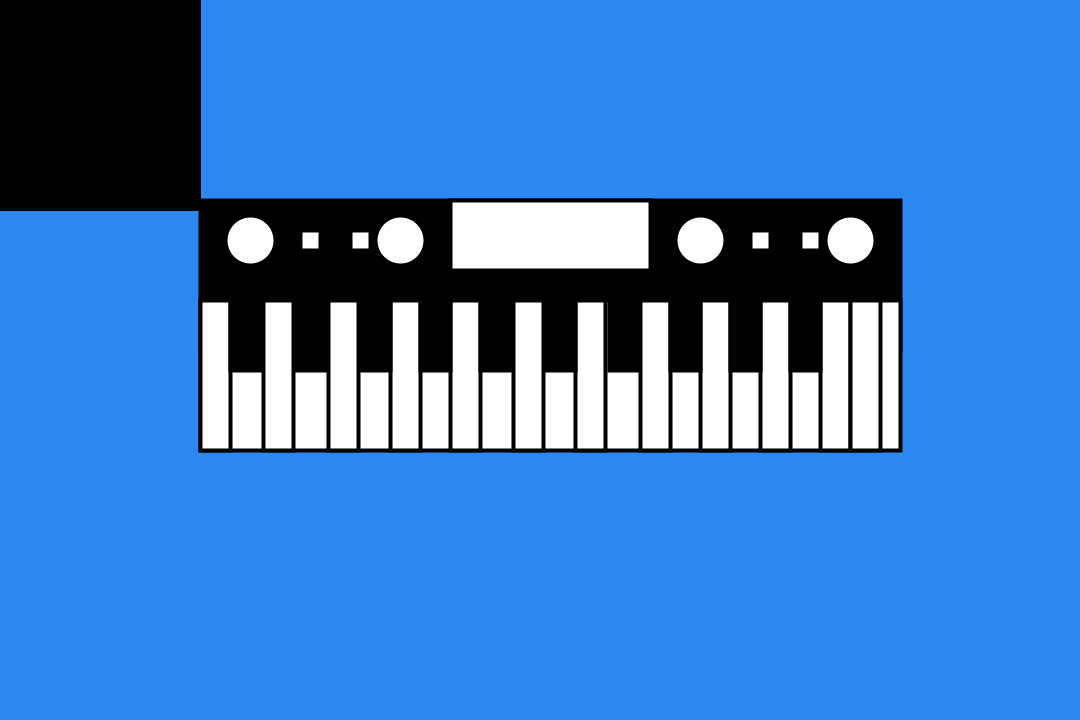
Frame 1 (no input)
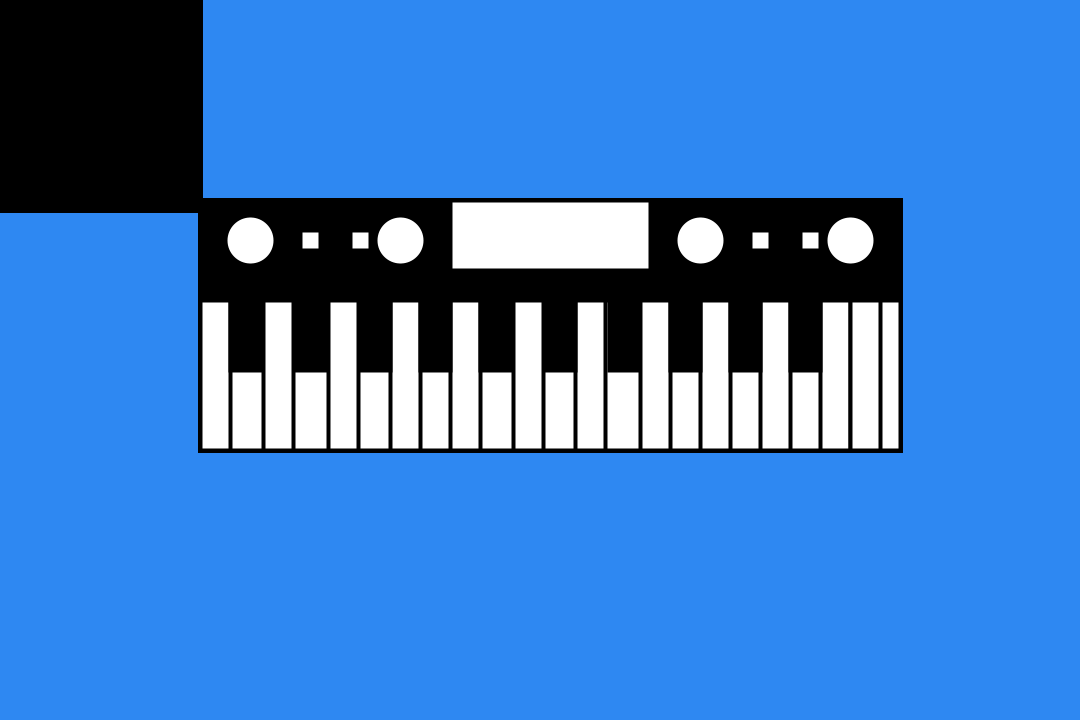
Frame 60 (the mouse pressed at the canvas centre just before this capture)
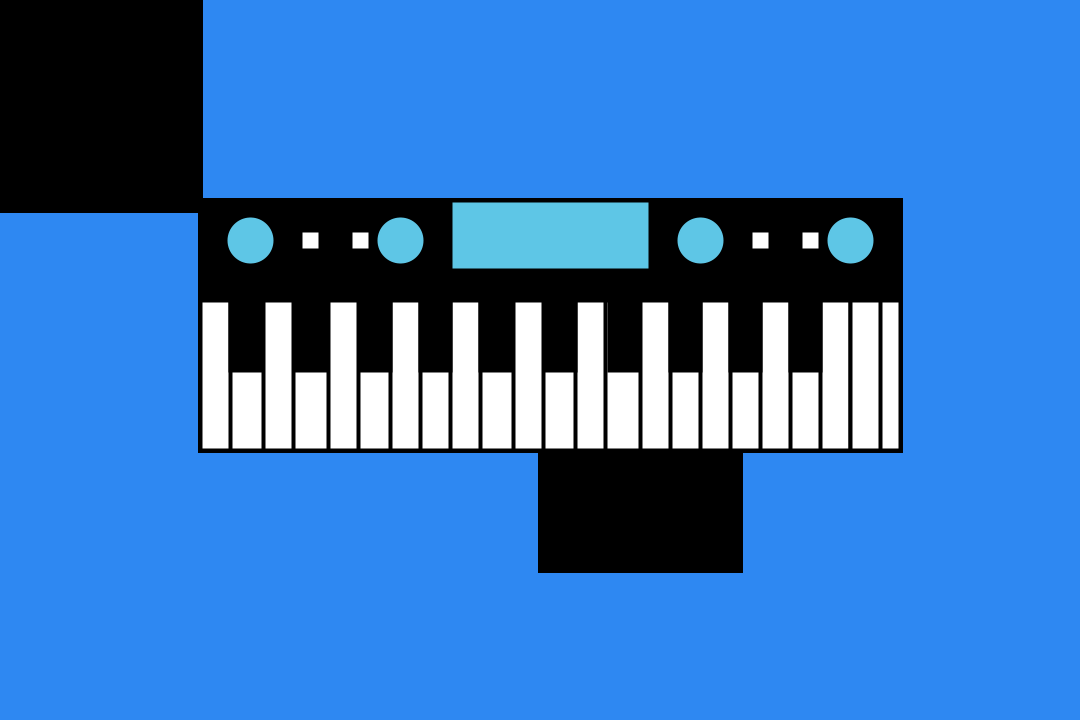
Frame 120 (the mouse held since frame 60 and released just before this capture)

The Processing sketch that drew these frames (run headless with seeded random() and noise(); from frame 60 on, the mouse is pressed at the canvas centre):

// Processing sketch: SS_2_piano
// ── SS_2_piano.pde
// PIano by Alimata C. Gamene

// Declare variables
float x = random(height);
float y = random(width);
float xMove = 200; // Declare and initialize xMove 
float yMove = 100;

void setup() {
  
size(1080, 720);
background(46,136,242);
}
void draw() {
  fill(0);
  rect(200,300,700,150);
  rect(mouseX, mouseY, 200,210);//background change to black
//first part of the piano
strokeWeight(4);
fill(0);
rect(200,200,700,150);
fill(255);
if (mousePressed) {
  fill(94, 198, 230);
}else {
  fill(255);
}
//first part of the piano
rect(450,200,200,70);//small screen 
circle(250, 240, 50);//small circle 1
circle(400, 240, 50);//2
circle(700, 240, 50);//3
circle(850, 240, 50);//4

fill(255);
rect(300,230,20,20);//small square 
rect(350,230,20,20);
rect(750,230,20,20);
rect(800,230,20,20);

//second part of the piano

rect(200,300,700,150);
//rect(200,400,800,250);

//line
//fill(204,153,0);
rect(200,300,30,150);//1
rect(263,300,30,150);
rect(328,300,30,150);//2
rect(390,300,30,150);//3
rect(450,300,30,150);
rect(513,300,30,150);
rect(575,300,30,150);
rect(640,300,30,150);
rect(700,300,30,150);
rect(760,300,30,150);
rect(820,300,30,150);
rect(850,300,30,150);

  
fill(0);  
rect(230,300,30,70);//1
rect(295,300,30,70);//2
rect(360,300,30,70);//3
rect(420,300,30,70);//4
rect(480,300,30,70);
    
  rect(545,300,30,70);
  rect(609,300,30,70);
  rect(670,300,30,70);
  rect(730,300,30,70);
  rect(790,300,30,70);
}
//A,S,D keys to control 
void keyPressed() {
  if (keyCode == 'A') {
    strokeWeight(10);
    fill(94,198,230);
    rect(545,300,30,70);
  } else if (keyCode == 'S') {
    strokeWeight(10);
    fill(171,194,174);
    rect(609,300,30,70);
  } else if (keyCode == 'D') {
    strokeWeight(10);
    fill(204,153,0);
    rect(730,300,30,70);
  }
  // ... and so on for all keys
}

void mousePressed() {
  fill(175);
  xMove = random(100, 50); // Assign a random value to xMove
  yMove = random(200, 50); // Assign a random value to yMove
  
}
